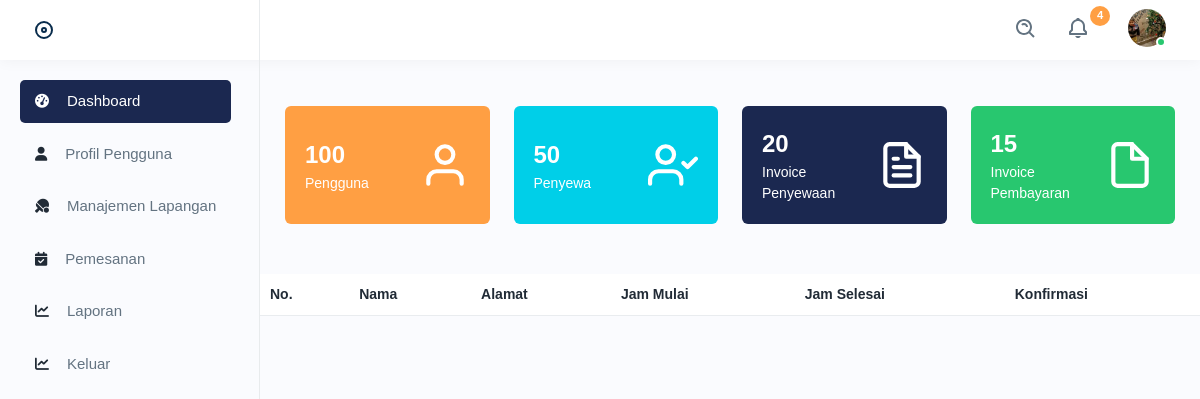
The page /detailpemesanan.php on the database as committed earlier.
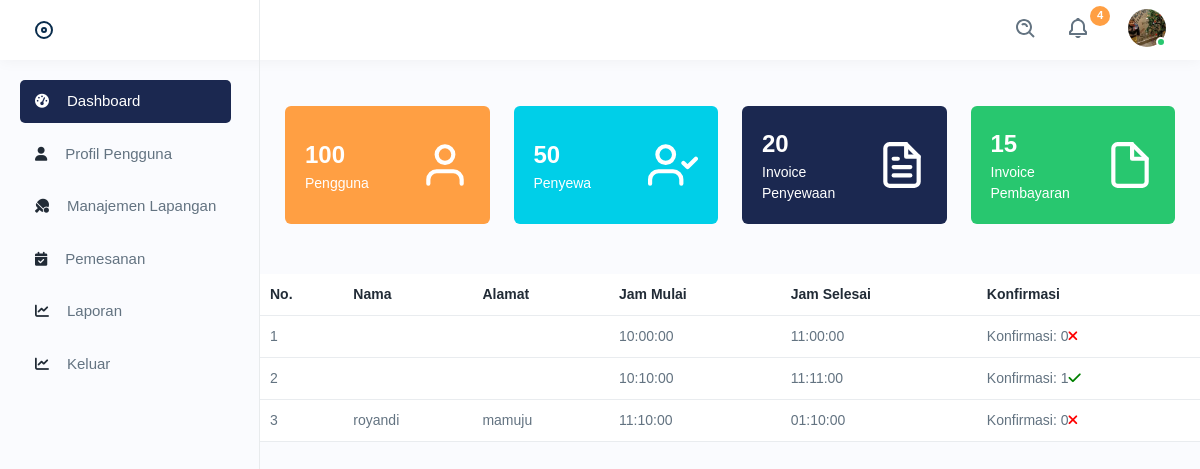
The same page on the database as committed later.
### tables this page shows
CREATE TABLE `pemesanan_212096` (
  `idpemesanan_212096` int(11) NOT NULL,
  `idpengguna_212096` int(11) NOT NULL,
  `idlapangan_212096` int(11) NOT NULL,
  `tanggalpemesanan_212096` datetime NOT NULL,
  `jammulai_212096` time NOT NULL,
  `jamselesai_212096` time NOT NULL,
  `konfirmasi_212096` tinyint(1) NOT NULL DEFAULT 0,
  `nama_212096` varchar(255) NOT NULL,
  `alamat_212096` text NOT NULL
);

### detailpemesanan.php (the view, shortened to what this page needs)
<!DOCTYPE html>
<html lang="en">
<head>
    <link rel="stylesheet" href="dhasboard/assets/css/bootstrap.min.css">
    <link rel="stylesheet" href="dhasboard/assets/css/animate.css">
    <link rel="stylesheet" href="dhasboard/assets/css/dataTables.bootstrap4.min.css">
    <link rel="stylesheet" href="dhasboard/assets/plugins/fontawesome/css/fontawesome.min.css">
    <link rel="stylesheet" href="dhasboard/assets/plugins/fontawesome/css/all.min.css">
    <link rel="stylesheet" href="https://cdnjs.cloudflare.com/ajax/libs/font-awesome/6.5.0/css/all.min.css">
    <link href="https://cdn.jsdelivr.net/npm/bootstrap@5.3.3/dist/css/bootstrap.min.css" rel="stylesheet">
    <link rel="stylesheet" href="https://cdnjs.cloudflare.com/ajax/libs/font-awesome/6.0.0-beta3/css/all.min.css">
    <link rel="stylesheet" href="dhasboard/assets/css/style.css">
</head>
<body>
    <div class="main-wrapper">
        <div class="header">
            <div class="header-left active">
                <a id="toggle_btn" href="javascript:void(0);"></a>
            </div>
            <ul class="nav user-menu">
                <li class="nav-item">
                    <div class="top-nav-search">
                        <form action="#">
                            <a class="btn" id="searchdiv">
                                <img src="dhasboard/assets/img/icons/search.svg" alt="img">
                            </a>
                        </form>
                    </div>
                </li>
                <li class="nav-item dropdown">
                    <a href="javascript:void(0);" class="dropdown-toggle nav-link" data-bs-toggle="dropdown">
                        <img src="dhasboard/assets/img/icons/notification-bing.svg" alt="img">
                        <span class="badge rounded-pill">4</span>
                    </a>
                </li>
                <li class="nav-item dropdown has-arrow main-drop">
                    <a href="javascript:void(0);" class="dropdown-toggle nav-link userset" data-bs-toggle="dropdown">
                        <span class="user-img">
                            <img src="dhasboard/assets/img/profiles/avator1.jpg" alt="">
                            <span class="status online"></span>
                        </span>
                    </a>
                </li>
            </ul>
        </div>
        <div class="dropdown mobile-user-menu">
            <a href="javascript:void(0);" class="nav-link dropdown-toggle" data-bs-toggle="dropdown" aria-expanded="false"><i class="fa fa-ellipsis-v"></i></a>
        </div>
    </div>
    <div class="sidebar" id="sidebar">
        <div class="sidebar-inner slimscroll">
            <div id="sidebar-menu" class="sidebar-menu">
                <ul>
                    <li class="active">
                        <a href="dashboard.html"><i class="fas fa-tachometer-alt"></i><span> Dashboard</span></a>
                    </li>
                </ul>
                <ul>
                    <li>
                        <a href="pengguna.php"><i class="fas fa-user"></i><span> Profil Pengguna</span></a>
                    </li>
                </ul>
                <ul>
                    <li>
                        <a href="tambahlapagan.php"><i class="fas fa-table-tennis"></i><span> Manajemen Lapangan</span></a>
                    </li>
                </ul>
                <ul>
                    <li>
                        <a href="detailpemesanan.php"><i class="fas fa-calendar-check"></i><span> Pemesanan</span></a>
                    </li>
                </ul>
                <ul>
                    <li>
                        <a href="reports.html"><i class="fas fa-chart-line"></i><span> Laporan</span></a>
                    </li>
                </ul>
                <ul>
                    <li>
                        <a href="index.php"><i class="fas fa-chart-line"></i><span> Keluar </span></a>
                    </li>
                </ul>
            </div>
        </div>
    </div>
    <div class="page-wrapper">
        <div class="content">
            <div class="row">
                <div class="col-lg-3 col-sm-6 col-12 d-flex">
                    <div class="dash-count">
                        <div class="dash-counts">
                            <h4>100</h4>
                            <h5>Pengguna</h5>
                        </div>
                        <div class="dash-imgs">
                            <i data-feather="user"></i>
                        </div>
                    </div>
                </div>
                <div class="col-lg-3 col-sm-6 col-12 d-flex">
                    <div class="dash-count das1">
                        <div class="dash-counts">
                            <h4>50</h4>
                            <h5>Penyewa</h5>
                        </div>
                        <div class="dash-imgs">
                            <i data-feather="user-check"></i>
                        </div>
                    </div>
                </div>
                <div class="col-lg-3 col-sm-6 col-12 d-flex">
                    <div class="dash-count das2">
                        <div class="dash-counts">
                            <h4>20</h4>
                            <h5>Invoice Penyewaan</h5>
                        </div>
                        <div class="dash-imgs">
                            <i data-feather="file-text"></i>
                        </div>
                    </div>
                </div>
                <div class="col-lg-3 col-sm-6 col-12 d-flex">
                    <div class="dash-count das3">
                        <div class="dash-counts">
                            <h4>15</h4>
                            <h5>Invoice Pembayaran</h5>
                        </div>
                        <div class="dash-imgs">
                            <i data-feather="file"></i>
                        </div>
                    </div>
                </div>
            </div>
        </div>
        <div class="table-responsive dataview">
            <table class="table datatable">
                <thead>
                    <tr>
                        <th>No.</th>
                        <th>Nama</th>
                        <th>Alamat</th>
                        <th>Jam Mulai</th>
                        <th>Jam Selesai</th>
                        <th>Konfirmasi</th>
                    </tr>
                </thead>
                <tbody>
                    <?php
                    include 'config/koneksi.php';
                    $query = "SELECT * FROM pemesanan_212096";
                    $result = mysqli_query($db, $query);
                    if (!$result) {
                        echo "Error: " . mysqli_error($db);
                    } else {
                        $no = 1;
                        while ($row = mysqli_fetch_assoc($result)) {
                    ?>
                            <tr>
                                <td><?php echo $no++; ?></td>
                                <td><?php echo htmlspecialchars($row['nama_212096'] ?? 'Data tidak tersedia'); ?></td>
                                <td><?php echo htmlspecialchars($row['alamat_212096'] ?? 'Data tidak tersedia'); ?></td>
                                <td><?php echo htmlspecialchars($row['jammulai_212096'] ?? 'Data tidak tersedia'); ?></td>
                                <td><?php echo htmlspecialchars($row['jamselesai_212096'] ?? 'Data tidak tersedia'); ?></td>
                                <td>
                                    <?php
                                    echo 'Konfirmasi: ' . $row['konfirmasi_212096'];
                                    if ($row['konfirmasi_212096'] == 1) {
                                        echo '<i class="fas fa-check" style="color: green;"></i>';
                                    } else {
                                        echo '<i class="fas fa-times" style="color: red;"></i>';
                                    }
                                    ?>
                                </td>
                            </tr>
                    <?php
                        }
                    }
                    ?>
                </tbody>
            </table>
        </div>
</body>
</html>

### detailpemesanan.php (style rules this page uses)
.sidebar-menu a { display: flex; align-items: center; }
.sidebar-menu a i { margin-right: 8px; }

Rows that differ between the two databases and show on the page:
added pemesanan_212096: jammulai_212096 "10:00:00", jamselesai_212096 "11:00:00", konfirmasi_212096 "0"
added pemesanan_212096: jammulai_212096 "10:10:00", jamselesai_212096 "11:11:00", konfirmasi_212096 "1"
added pemesanan_212096: nama_212096 "royandi", alamat_212096 "mamuju", jammulai_212096 "11:10:00", jamselesai_212096 "01:10:00", konfirmasi_212096 "0"
